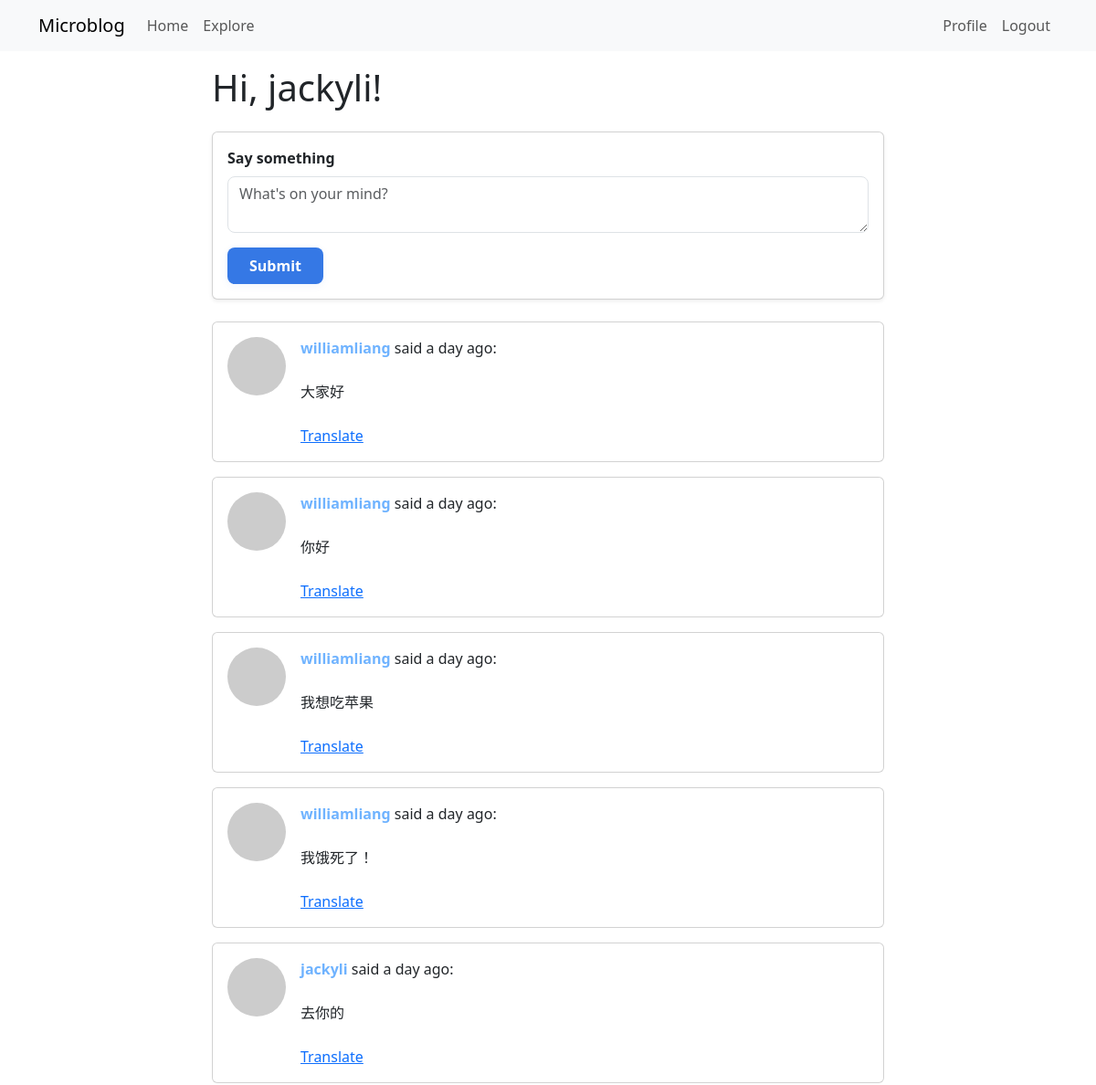
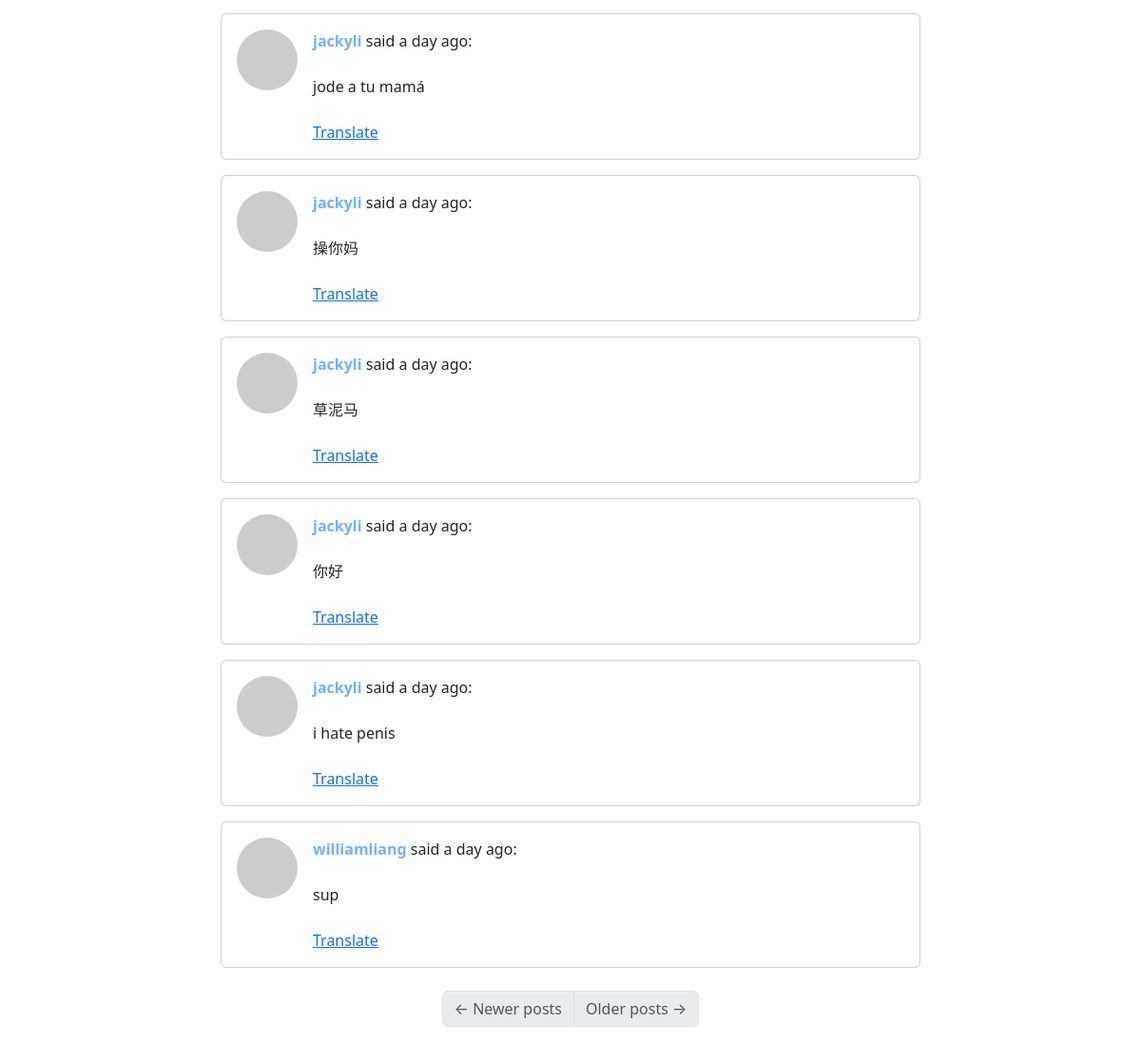
The page /index (signed in) on the database its author committed (2 pictures, top to bottom).
### app/models.py (models this page shows, shortened)
class User(UserMixin, db.Model):
    id: so.Mapped[int] = so.mapped_column(primary_key=True)
    username: so.Mapped[str] = so.mapped_column(sa.String(64), index=True, unique=True)
    email: so.Mapped[str] = so.mapped_column(sa.String(120), index=True, unique=True)
    password_hash: so.Mapped[Optional[str]] = so.mapped_column(sa.String(256))
    about_me: so.Mapped[Optional[str]] = so.mapped_column(sa.String(140))
    last_seen: so.Mapped[Optional[datetime]] = so.mapped_column(default=lambda: datetime.now(timezone.utc))
    posts: so.WriteOnlyMapped['Post'] = so.relationship(
        back_populates='author', passive_deletes=True)
    following: so.WriteOnlyMapped['User'] = so.relationship(
        secondary=followers, primaryjoin=(followers.c.follower_id == id),
        secondaryjoin=(followers.c.followed_id == id),
        back_populates='followers'
    )
    followers: so.WriteOnlyMapped['User'] = so.relationship(
        secondary=followers, primaryjoin=(followers.c.followed_id == id),
        secondaryjoin=(followers.c.follower_id == id),
        back_populates='following')
    def avatar(self, size):
        digest = hashlib.md5(self.email.lower().encode('utf-8')).hexdigest()
        return f'https://www.gravatar.com/avatar/{digest}?d=identicon&s={size}'
    def following_posts(self):
        Author = so.aliased(User)
        Follower = so.aliased(User)
        return (
            sa.select(Post)
            .join(Post.author.of_type(Author))
            .join(Author.followers.of_type(Follower), isouter=True)
            .where(sa.or_(Follower.id == self.id, Author.id == self.id))
            .group_by(Post)
            .order_by(Post.timestamp.desc())
        )

class Post(db.Model):
    id: so.Mapped[int] = so.mapped_column(primary_key=True)
    body: so.Mapped[str] = so.mapped_column(sa.String(140))
    timestamp: so.Mapped[datetime] = so.mapped_column(index=True, default=lambda: datetime.now(timezone.utc))
    user_id: so.Mapped[int] = so.mapped_column(sa.ForeignKey(User.id), index=True)
    language: so.Mapped[Optional[str]] = so.mapped_column(sa.String(5))
    author: so.Mapped[User] = so.relationship(back_populates='posts')

### app/routes.py (the view, shortened to what this page needs)
@app.route('/', methods=['GET', 'POST'])
@app.route('/index', methods=['GET', 'POST'])
@login_required
def index():
    form = PostForm()
    page = request.args.get('page', 1, type=int)
    posts = db.paginate(current_user.following_posts(), page=page, per_page=app.config['POSTS_PER_PAGE'], error_out=False) # paginated to limit the amount of posts loaded per page
    next_url = url_for('index', page=posts.next_num) \
        if posts.has_next else None
    prev_url = url_for('index', page=posts.prev_num) \
        if posts.has_prev else None
    return render_template('index.html', title='Home', form=form, posts=posts.items, next_url=next_url, prev_url=prev_url)

### app/forms.py
class PostForm(FlaskForm):
    post = TextAreaField('Say something', validators=[DataRequired(), Length(min=1, max=140)])
    submit = SubmitField('Submit')

### app/models.py (called while the page is built)
@login.user_loader
def load_user(id):
    return db.session.get(User, int(id))

### app/routes.py (called while the page is built)
@app.context_processor
def inject_babel_underscore():
    return dict(_=_)

@app.before_request
def before_request():
    if current_user.is_authenticated:
        current_user.last_seen = datetime.now(timezone.utc)
        db.session.commit()

### app/templates/index.html (shortened to what this page needs)
{% extends "base.html" %}
{% block content %}
  <div class="row justify-content-center">
    <div class="col-md-8">
      <h1 class="mb-4">Hi, {{ current_user.username }}!</h1>
      {% if form %}
      <div class="card shadow-sm mb-4">
        <div class="card-body">
          <form action="" method="post">
            <div class="mb-3">
              {{ form.post.label(class="form-label fw-bold") }}
              {{ form.post(class="form-control", style="border-radius:8px;", rows=2, placeholder="What's on your mind?") }}
            </div>
            <button type="submit" class="btn-custom-submit">{{ form.submit.label.text }}</button>
          </form>
        </div>
      </div>
      {% endif %}
      <div class="mb-4">
        {% for post in posts %}
          {% include '_post.html' %}
        {% endfor %}
      </div>
      <nav aria-label="Post navigation">
        <ul class="pagination justify-content-center mt-4">
          <li class="page-item{% if not prev_url %} disabled{% endif %}">
            <a class="page-link" href="{{ prev_url if prev_url else '#' }}" tabindex="-1">
              <span aria-hidden="true">&larr;</span> Newer posts
            </a>
          </li>
          <li class="page-item{% if not next_url %} disabled{% endif %}">
            <a class="page-link" href="{{ next_url if next_url else '#' }}">
              Older posts <span aria-hidden="true">&rarr;</span>
            </a>
          </li>
        </ul>
      </nav>
    </div>
  </div>
{% endblock %}

### app/templates/_post.html (shortened to what this page needs)
<div class="card mb-3">
  <div class="card-body d-flex">
    <a href="{{ url_for('user', username=post.author.username) }}">
      <img src="{{ post.author.avatar(64) }}" class="rounded-circle me-3" width="64" height="64" />
    </a>
    <div>
      <div>
        <a href="{{ url_for('user', username=post.author.username) }}" class="fw-bold user-link">
          {{ post.author.username }}
        </a>
        said {{ moment(post.timestamp).fromNow() }}:
      </div>
      <br>
      <span id ="post{{ post.id }}">{{ post.body }}</span>
      {% if post.language and post.language != g.locale %}
      <br><br>
      <a href="#" class="translate-link" data-post-id="{{ post.id }}" data-source-language="{{ post.language }}" data-dest-language="{{ g.locale }}">{{ _('Translate') }}</a>
      {% endif %}
    </div>
  </div>
</div>

### app/templates/_post.html (style rules this page uses)
.user-link { color: #6fb3ff; text-decoration: none; transition: color 0.2s; }
.btn-custom-submit { background: #3578e5; color: #fff; border: none; border-radius: 8px; padding: 0.5rem 1.5rem; font-weight: 600; transition: background 0.2s, color 0.2s, box-shadow 0.2s; box-shadow: 0 2px 8px rgba(53,120,229,0.08); }

### rows shown on the page
User: username "jackyli"
Post: author.username "williamliang", timestamp "a day ago", body "大家好"
Post: author.username "williamliang", timestamp "a day ago", body "你好"
Post: author.username "williamliang", timestamp "a day ago", body "我想吃苹果"
Post: author.username "williamliang", timestamp "a day ago", body "我饿死了！"
Post: author.username "jackyli", timestamp "a day ago", body "去你的"
Post: author.username "jackyli", timestamp "a day ago", body "jode a tu mamá"
Post: author.username "jackyli", timestamp "a day ago", body "操你妈"
Post: author.username "jackyli", timestamp "a day ago", body "草泥马"
Post: author.username "jackyli", timestamp "a day ago", body "你好"
Post: author.username "jackyli", timestamp "a day ago", body "i hate penis"
Post: author.username "williamliang", timestamp "a day ago", body "sup"
